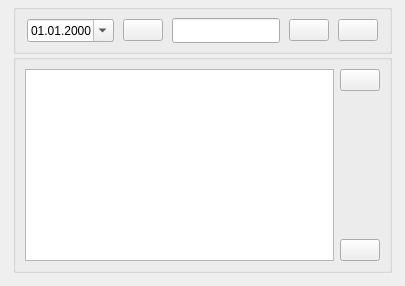
        <widget class="QWidget" name="tab_6">
         <attribute name="icon">
          <iconset resource="../../ekiosk.qrc">
           <normaloff>:/assets/icons/reg_16.png</normaloff>:/assets/icons/reg_16.png</iconset>
         </attribute>
         <attribute name="title">
          <string/>
         </attribute>
         <layout class="QVBoxLayout" name="verticalLayout_51">
          <property name="topMargin">
           <number>2</number>
          </property>
          <item>
           <layout class="QVBoxLayout" name="verticalLayout_39">
            <property name="spacing">
             <number>0</number>
            </property>
            <property name="margin" stdset="0">
             <number>2</number>
            </property>
            <item>
             <widget class="QGroupBox" name="gbxAdminLogSetting">
              <property name="title">
               <string/>
              </property>
              <layout class="QVBoxLayout" name="verticalLayout_42">
               <property name="margin" stdset="0">
                <number>2</number>
               </property>
               <item>
                <layout class="QGridLayout" name="gridLayout_17" columnstretch="5,0,10,0,0,0" columnminimumwidth="0,0,0,0,0,0">
                 <property name="leftMargin">
                  <number>9</number>
                 </property>
                 <property name="topMargin">
                  <number>6</number>
                 </property>
                 <property name="rightMargin">
                  <number>9</number>
                 </property>
                 <property name="bottomMargin">
                  <number>6</number>
                 </property>
                 <property name="horizontalSpacing">
                  <number>9</number>
                 </property>
                 <property name="verticalSpacing">
                  <number>2</number>
                 </property>
                 <item row="0" column="0" rowspan="2">
                  <widget class="QDateEdit" name="dEditAdminSelectDataLog">
                   <property name="alignment">
                    <set>Qt::AlignCenter</set>
                   </property>
                   <property name="displayFormat">
                    <string>dd.MM.yyyy</string>
                   </property>
                   <property name="calendarPopup">
                    <bool>true</bool>
                   </property>
                  </widget>
                 </item>
                 <item row="0" column="1" rowspan="2">
                  <widget class="QPushButton" name="btnAdminSelectLogParam">
                   <property name="text">
                    <string/>
                   </property>
                   <property name="icon">
                    <iconset resource="../../ekiosk.qrc">
                     <normaloff>:/assets/icons/admin_14.png</normaloff>:/assets/icons/admin_14.png</iconset>
                   </property>
                   <property name="iconSize">
                    <size>
                     <width>64</width>
                     <height>64</height>
                    </size>
                   </property>
                  </widget>
                 </item>
                 <item row="0" column="2" rowspan="2">
                  <widget class="QLineEdit" name="editSearchKeyParam">
                   <property name="minimumSize">
                    <size>
                     <width>0</width>
                     <height>25</height>
                    </size>
                   </property>
                  </widget>
                 </item>
                 <item row="0" column="4" rowspan="2" colspan="2">
                  <widget class="QPushButton" name="btnAdminSearchKeyParam">
                   <property name="text">
                    <string/>
                   </property>
                   <property name="icon">
                    <iconset resource="../../ekiosk.qrc">
                     <normaloff>:/assets/icons/admin_12.png</normaloff>:/assets/icons/admin_12.png</iconset>
                   </property>
                   <property name="iconSize">
                    <size>
                     <width>64</width>
                     <height>64</height>
                    </size>
                   </property>
                  </widget>
                 </item>
                 <item row="0" column="3" rowspan="2">
                  <widget class="QPushButton" name="btnAdminUpdateLogData">
                   <property name="text">
                    <string/>
                   </property>
                   <property name="icon">
                    <iconset resource="../../ekiosk.qrc">
                     <normaloff>:/assets/icons/admin_3.png</normaloff>:/assets/icons/admin_3.png</iconset>
                   </property>
                   <property name="iconSize">
                    <size>
                     <width>64</width>
                     <height>64</height>
                    </size>
                   </property>
                  </widget>
                 </item>
                </layout>
               </item>
              </layout>
             </widget>
            </item>
            <item>
             <widget class="QGroupBox" name="grpLog">
              <property name="title">
               <string/>
              </property>
              <layout class="QVBoxLayout" name="verticalLayout_6">
               <item>
                <layout class="QHBoxLayout" name="horizontalLayout_25">
                 <property name="topMargin">
                  <number>0</number>
                 </property>
                 <item>
                  <widget class="QTextEdit" name="editBrowserLogView">
                   <property name="horizontalScrollBarPolicy">
                    <enum>Qt::ScrollBarAlwaysOff</enum>
                   </property>
                   <property name="readOnly">
                    <bool>true</bool>
                   </property>
                  </widget>
                 </item>
                 <item>
                  <layout class="QVBoxLayout" name="verticalLayout_41">
                   <property name="spacing">
                    <number>20</number>
                   </property>
                   <property name="leftMargin">
                    <number>0</number>
                   </property>
                   <item>
                    <widget class="QPushButton" name="btnAdminNavigationUp">
                     <property name="styleSheet">
                      <string notr="true"/>
                     </property>
                     <property name="text">
                      <string/>
                     </property>
                     <property name="icon">
                      <iconset resource="../../ekiosk.qrc">
                       <normaloff>:/assets/icons/admin_9.png</normaloff>:/assets/icons/admin_9.png</iconset>
                     </property>
                     <property name="iconSize">
                      <size>
                       <width>64</width>
                       <height>64</height>
                      </size>
                     </property>
                    </widget>
                   </item>
                   <item>
                    <spacer name="verticalSpacer_6">
                     <property name="orientation">
                      <enum>Qt::Vertical</enum>
                     </property>
                     <property name="sizeHint" stdset="0">
                      <size>
                       <width>20</width>
                       <height>40</height>
                      </size>
                     </property>
                    </spacer>
                   </item>
                   <item>
                    <widget class="QPushButton" name="btnAdminNavigationDown">
                     <property name="styleSheet">
                      <string notr="true"/>
                     </property>
                     <property name="text">
                      <string/>
                     </property>
                     <property name="icon">
                      <iconset resource="../../ekiosk.qrc">
                       <normaloff>:/assets/icons/admin_10.png</normaloff>:/assets/icons/admin_10.png</iconset>
                     </property>
                     <property name="iconSize">
                      <size>
                       <width>64</width>
                       <height>64</height>
                      </size>
                     </property>
                    </widget>
                   </item>
                  </layout>
                 </item>
                </layout>
               </item>
              </layout>
             </widget>
            </item>
           </layout>
          </item>
         </layout>
        </widget>
